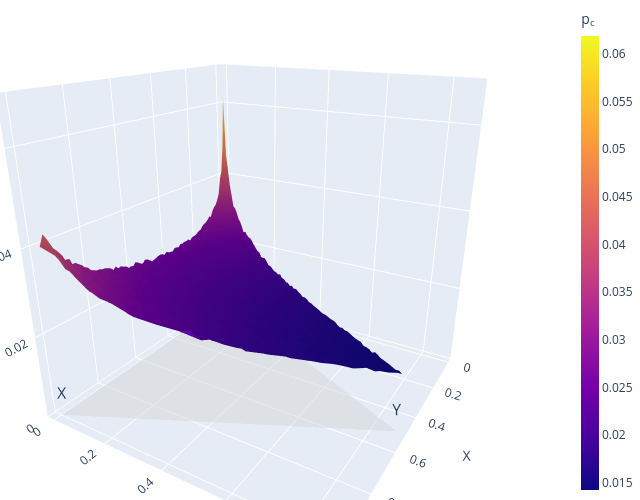

The notebook cell this image was saved under:
### Code cell
###########################################
# Define probabilites and threshold vectors
###########################################

pX, pY, pZ = array_low_nm[:,0], array_low_nm[:,1], array_low_nm[:,2]
p_c = array_low_nm[:,3]

######################
# 2.  Diagnostic check
######################

bad = (pX < 0) | (pZ < 0) | (pY < 0)
if bad.any():
    print("Found", bad.sum(), "rows outside the simplex; they are being dropped.")
    pX, pZ, pY, p_c = [v[~bad] for v in (pX, pZ, pY, p_c)]

assert pX.size > 0, "No valid rows remain inside the simplex!"

# ---------------------------------------------------------------
# 3.  Barycentric → Cartesian
x = pX + 0.5*pY
y = (np.sqrt(3)/2)*pY
z = p_c

# ---------------------------------------------------------------
# 4.  Triangulate & plot (identical to before)
tri = Triangulation(x, y)
i, j, k = tri.triangles.T

mesh = go.Mesh3d(
    x=x, y=y, z=z,
    i=i, j=j, k=k,
    intensity=z, colorscale="plasma", flatshading=True,
    colorbar=dict(title="p<sub>c</sub>", thickness=18, x=1.08)
)

base = go.Mesh3d(
    x=[0, 1, 0.5], y=[0, 0, np.sqrt(3)/2], z=[0, 0, 0],
    i=[0], j=[1], k=[2],
    color="lightgrey", opacity=0.5, showscale=False
)

labels = go.Scatter3d(
    x=[0, 1, 0.5], y=[0, 0, np.sqrt(3)/2], z=[0, 0, 0],
    mode="text", text=["Z", "X", "Y"],
    textfont=dict(size=16), showlegend=False
)

fig = go.Figure([mesh, base, labels])
fig.update_layout(
    scene=dict(
    xaxis_title="X",
    yaxis_title="Z",
    zaxis_title="Threshold error rate  p<sub>c</sub>",
    zaxis=dict(range=[0, 0.07]),
    camera=dict(eye=dict(x=1.5, y=0.9, z=0.7))
    ),
    margin=dict(l=0, r=0, b=0, t=0),
    width=640, height=500
)
fig.show()

### Figure 1 — Plotly figure (JSON) as saved in the notebook; plotly's stock layout.template omitted (floating-point values rounded to 4 significant figures; data arrays with more than 128 entries replaced by an {"elided": "..."} marker saying what was removed)
{"data": [{"colorbar": {"thickness": 18, "title": {"text": "p<sub>c</sub>"}, "x": 1.08}, "colorscale": [[0, "#0d0887"], [0.1111, "#46039f"], [0.2222, "#7201a8"], [0.3333, "#9c179e"], [0.4444, "#bd3786"], [0.5556, "#d8576b"], [0.6667, "#ed7953"], [0.7778, "#fb9f3a"], [0.8889, "#fdca26"], [1, "#f0f921"]], "flatshading": true, "i": {"elided": "6345 int values"}, "intensity": {"elided": "3267 float values"}, "j": {"elided": "6345 int values"}, "k": {"elided": "6345 int values"}, "type": "mesh3d", "x": {"elided": "3267 float values"}, "y": {"elided": "3267 float values"}, "z": {"elided": "3267 float values"}}, {"color": "lightgrey", "i": [0], "j": [1], "k": [2], "opacity": 0.5, "showscale": false, "type": "mesh3d", "x": [0, 1, 0.5], "y": [0, 0, 0.866], "z": [0, 0, 0]}, {"mode": "text", "showlegend": false, "text": ["Z", "X", "Y"], "textfont": {"size": 16}, "type": "scatter3d", "x": [0, 1, 0.5], "y": [0, 0, 0.866], "z": [0, 0, 0]}], "layout": {"height": 500, "margin": {"b": 0, "l": 0, "r": 0, "t": 0}, "scene": {"camera": {"eye": {"x": 1.5, "y": 0.9, "z": 0.7}}, "xaxis": {"title": {"text": "X"}}, "yaxis": {"title": {"text": "Z"}}, "zaxis": {"range": [0, 0.07], "title": {"text": "Threshold error rate  p<sub>c</sub>"}}}, "width": 640}}
